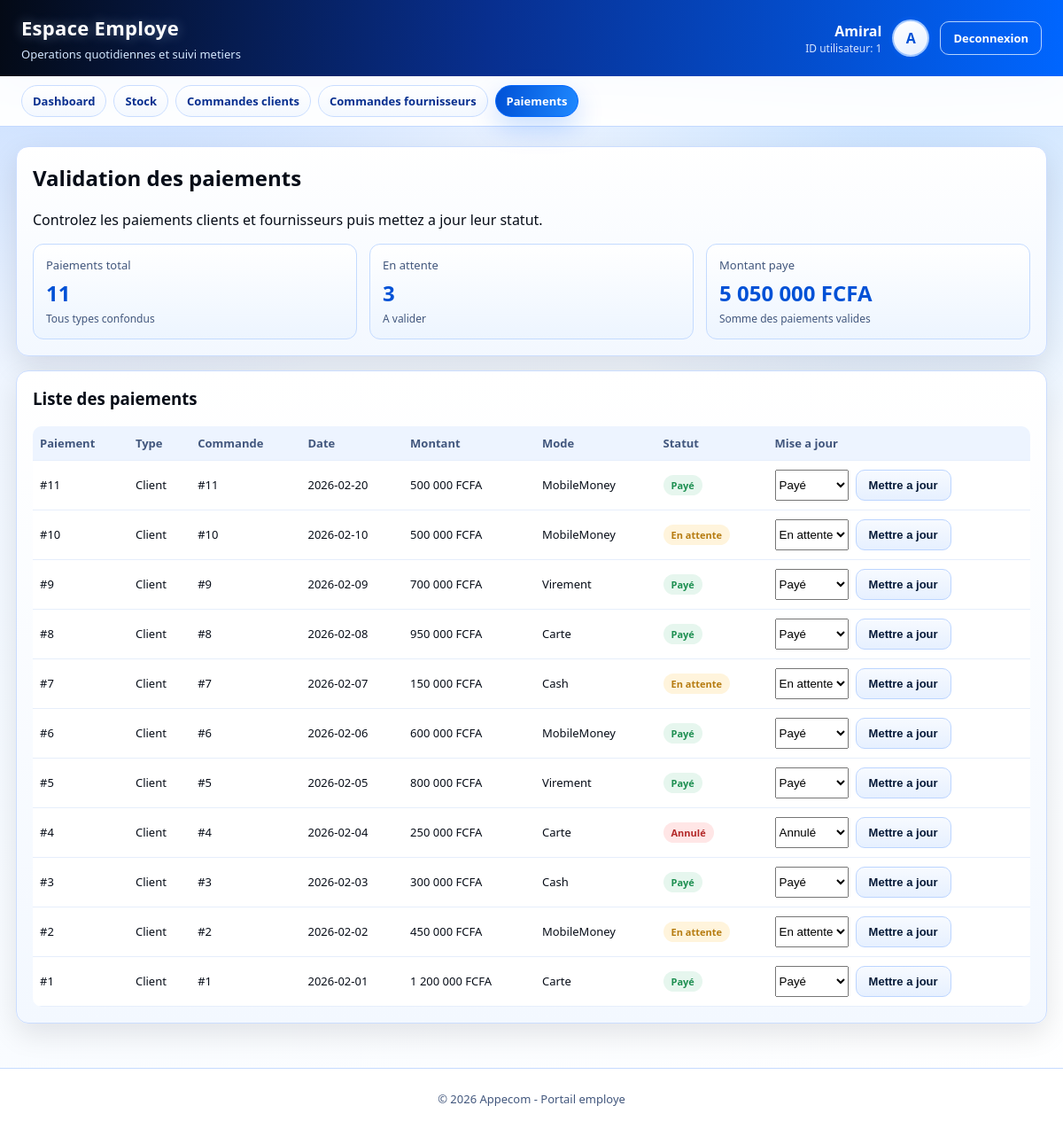
Page /employe/paiements.php (signed in) on the committed database.
### tables this page shows
CREATE TABLE IF NOT EXISTS `paiement` (
  `id_paiement` int NOT NULL AUTO_INCREMENT,
  `type` enum('Client','Fournisseur') NOT NULL,
  `id_commande` int DEFAULT NULL,
  `montant` decimal(10,2) NOT NULL,
  `mode` enum('Cash','Carte','MobileMoney','Virement') DEFAULT NULL,
  `date_paiement` date NOT NULL,
  `statut` enum('Payé','En attente','Annulé') DEFAULT 'En attente',
  PRIMARY KEY (`id_paiement`)
);

### employe/_layout.php (called while the page is built, shortened)
<?php
function employe_h($value)
{
    return htmlspecialchars((string) $value, ENT_QUOTES, 'UTF-8');
}
function employe_status_class($value)
{
    $status = strtolower(trim((string) $value));
    if (strpos($status, 'valid') === 0 || strpos($status, 'liv') === 0 || strpos($status, 'rec') === 0 || strpos($status, 'pay') === 0) {
        return 'badge success';
    }
    if (strpos($status, 'attente') !== false) {
        return 'badge warning';
    }
    if (strpos($status, 'annul') === 0 || strpos($status, 'rej') === 0) {
        return 'badge danger';
    }
    return 'badge info';
}
function employe_status_text($value)
{
    $status = trim((string) $value);
    return $status === '' ? '-' : $status;
}
function employe_enum_values(mysqli $db, string $table, string $column): array
{
    $tableSafe = preg_replace('/[^A-Za-z0-9_]/', '', $table);
    $columnSafe = preg_replace('/[^A-Za-z0-9_]/', '', $column);
    $sql = "SHOW COLUMNS FROM `$tableSafe` LIKE ?";
    $stmt = $db->prepare($sql);
    $stmt->bind_param('s', $columnSafe);
    if (!$stmt->execute()) {
        $stmt->close();
        return [];
    }
    $result = $stmt->get_result();
    $row = $result->fetch_assoc();
    $type = (string) $row['Type'];
    preg_match_all("/'((?:[^'\\\\]|\\\\.)*)'/", $type, $matches);
    return array_map(static function ($raw) {
        return stripcslashes((string) $raw);
    }, $matches[1]);
}

### employe/paiements.php (the view, shortened to what this page needs)
<?php
require __DIR__ . '/_layout.php';
$statusOptions = [];
if ($employeDb instanceof mysqli) {
    $statusOptions = employe_enum_values($employeDb, 'Paiement', 'statut');
}
$payments = [];
if ($employeDb instanceof mysqli) {
    $result = $employeDb->query('SELECT id_paiement, type, id_commande, montant, mode, date_paiement, statut FROM Paiement ORDER BY date_paiement DESC, id_paiement DESC');
    if ($result) {
        while ($row = $result->fetch_assoc()) {
            $payments[] = $row;
        }
    }
}
$totalPayments = count($payments);
$pendingPayments = 0;
$totalAmount = 0.0;
foreach ($payments as $payment) {
    $status = strtolower((string) $payment['statut']);
    if (strpos($status, 'attente') !== false) {
        $pendingPayments++;
    }
    if (strpos($status, 'pay') === 0) {
        $totalAmount += (float) $payment['montant'];
    }
}
include __DIR__ . '/_header.php';
?>
<section class="panel">
  <h2>Validation des paiements</h2>
  <p class="muted">Controlez les paiements clients et fournisseurs puis mettez a jour leur statut.</p>
  <div class="grid-3" style="margin-top:12px;">
    <article class="stat">
      <div class="label">Paiements total</div>
      <div class="value"><?php echo $totalPayments; ?></div>
      <div class="sub">Tous types confondus</div>
    </article>
    <article class="stat">
      <div class="label">En attente</div>
      <div class="value"><?php echo $pendingPayments; ?></div>
      <div class="sub">A valider</div>
    </article>
    <article class="stat">
      <div class="label">Montant paye</div>
      <div class="value"><?php echo number_format($totalAmount, 0, ',', ' '); ?> FCFA</div>
      <div class="sub">Somme des paiements valides</div>
    </article>
  </div>
</section>
<section class="panel">
  <h3>Liste des paiements</h3>
  <?php if (!empty($payments)): ?>
    <div class="table-wrap">
      <table>
        <thead>
          <tr>
            <th>Paiement</th>
            <th>Type</th>
            <th>Commande</th>
            <th>Date</th>
            <th>Montant</th>
            <th>Mode</th>
            <th>Statut</th>
            <th>Mise a jour</th>
          </tr>
        </thead>
        <tbody>
          <?php foreach ($payments as $payment): ?>
            <tr>
              <td>#<?php echo (int) $payment['id_paiement']; ?></td>
              <td><?php echo employe_h($payment['type']); ?></td>
              <td>#<?php echo (int) $payment['id_commande']; ?></td>
              <td><?php echo employe_h($payment['date_paiement']); ?></td>
              <td><?php echo number_format((float) $payment['montant'], 0, ',', ' '); ?> FCFA</td>
              <td><?php echo employe_h($payment['mode']); ?></td>
              <td><span class="<?php echo employe_status_class($payment['statut']); ?>"><?php echo employe_h(employe_status_text($payment['statut'])); ?></span></td>
              <td>
                <form method="post" class="actions-row">
                  <select name="new_status" required>
                    <?php foreach ($statusOptions as $statusOption): ?>
                      <option value="<?php echo employe_h($statusOption); ?>" <?php echo ((string) $payment['statut'] === (string) $statusOption) ? 'selected' : ''; ?>>
                        <?php echo employe_h($statusOption); ?>
                      </option>
                    <?php endforeach; ?>
                  </select>
                  <button type="submit" class="btn btn-secondary">Mettre a jour</button>
                </form>
              </td>
            </tr>
          <?php endforeach; ?>
        </tbody>
      </table>
    </div>
  <?php else: ?>
    <div class="empty-state">Aucun paiement enregistre.</div>
  <?php endif; ?>
</section>
<?php include __DIR__ . '/_footer.php'; ?>

### employe/employe-theme.css (style rules this page uses)
:root { --white: #ffffff; --blue-50: #eaf2ff; --blue-100: #d7e6ff; --blue-200: #bfd7ff; --blue-400: #4ba0ff; --blue-500: #1f88ff; --blue-600: #0066ff; --blue-700: #0051d6; --blue-800: #082f8f; --blue-900: #051937; --black: #070d18; --slate: #42577d; --border: #cbddff; --success: #1d8f51; --warning: #b67c11; --danger: #b32929; --info: #1a57b8; --shadow: 0 12px 32px rgba(7, 13, 24, 0.1); --blue-glow: 0 12px 30px rgba(0, 102, 255, 0.22); --radius: 14px; }
* { box-sizing: border-box; }
body { margin: 0; font-family: 'Segoe UI', Tahoma, Arial, sans-serif; color: var(--black); background: radial-gradient(circle at 12% -12%, rgba(0, 102, 255, 0.24), transparent 34%), radial-gradient(circle at 86% 4%, rgba(31, 136, 255, 0.22), transparent 30%), linear-gradient(160deg, var(--blue-50), #f4f9ff 45%, var(--white)); }
.panel { background: linear-gradient(180deg, #ffffff, #f3f8ff); border: 1px solid var(--border); border-radius: var(--radius); box-shadow: var(--shadow); padding: 18px; }
.panel h2, .panel h3 { margin-top: 0; }
.grid-3 { display: grid; grid-template-columns: repeat(3, minmax(0, 1fr)); gap: 14px; }
.stat { border: 1px solid #c4dbff; border-radius: 12px; padding: 14px; background: linear-gradient(180deg, #ffffff, #edf5ff); transition: transform 0.16s ease, box-shadow 0.16s ease, border-color 0.16s ease; }
.stat .label { color: var(--slate); font-size: 13px; }
.stat .value { margin-top: 6px; font-size: 24px; font-weight: 700; color: var(--blue-700); }
.stat .sub { margin-top: 4px; color: var(--slate); font-size: 12px; }
.table-wrap { overflow-x: auto; }
table { width: 100%; border-collapse: collapse; font-size: 13px; background: #ffffff; border-radius: 10px; overflow: hidden; }
th, td { border-bottom: 1px solid #e6eefb; padding: 10px 8px; text-align: left; vertical-align: middle; }
th { color: var(--slate); font-weight: 600; background: #edf4ff; }
.badge { display: inline-block; border-radius: 999px; padding: 4px 9px; font-size: 11px; font-weight: 700; }
.badge.success { color: var(--success); background: #e6f6ee; }
.badge.warning { color: var(--warning); background: #fff4dc; }
.badge.danger { color: var(--danger); background: #ffe6e6; }
.btn { display: inline-block; border: 1px solid var(--blue-600); background: linear-gradient(100deg, var(--blue-700), var(--blue-500)); color: var(--white); text-decoration: none; padding: 9px 14px; border-radius: 10px; font-size: 13px; font-weight: 600; cursor: pointer; transition: transform 0.16s ease, box-shadow 0.16s ease, filter 0.16s ease; }
.btn-secondary { background: linear-gradient(180deg, #f7faff, #e6f0ff); border-color: #bcd5ff; color: var(--blue-900); }
.actions-row { display: flex; gap: 8px; flex-wrap: wrap; }

### rows in the picture
paiement: id_paiement "11", type "Client", id_commande "11", date_paiement "2026-02-20", montant "500 000", mode "MobileMoney", statut "Payé", new_status "Payé"
paiement: id_paiement "10", type "Client", id_commande "10", date_paiement "2026-02-10", montant "500 000", mode "MobileMoney", statut "En attente", new_status "En attente"
paiement: id_paiement "9", type "Client", id_commande "9", date_paiement "2026-02-09", montant "700 000", mode "Virement", statut "Payé", new_status "Payé"
paiement: id_paiement "8", type "Client", id_commande "8", date_paiement "2026-02-08", montant "950 000", mode "Carte", statut "Payé", new_status "Payé"
paiement: id_paiement "7", type "Client", id_commande "7", date_paiement "2026-02-07", montant "150 000", mode "Cash", statut "En attente", new_status "En attente"
paiement: id_paiement "6", type "Client", id_commande "6", date_paiement "2026-02-06", montant "600 000", mode "MobileMoney", statut "Payé", new_status "Payé"
paiement: id_paiement "5", type "Client", id_commande "5", date_paiement "2026-02-05", montant "800 000", mode "Virement", statut "Payé", new_status "Payé"
paiement: id_paiement "4", type "Client", id_commande "4", date_paiement "2026-02-04", montant "250 000", mode "Carte", statut "Annulé", new_status "Annulé"
paiement: id_paiement "3", type "Client", id_commande "3", date_paiement "2026-02-03", montant "300 000", mode "Cash", statut "Payé", new_status "Payé"
paiement: id_paiement "2", type "Client", id_commande "2", date_paiement "2026-02-02", montant "450 000", mode "MobileMoney", statut "En attente", new_status "En attente"
paiement: id_paiement "1", type "Client", id_commande "1", date_paiement "2026-02-01", montant "1 200 000", mode "Carte", statut "Payé", new_status "Payé"

### other values in the picture
employe_h($employeName) "Amiral"
$employeId "1"
employe_h($initials) "A"
employe_h($item['label']) "Dashboard"
employe_h($item['label']) "Stock"
employe_h($item['label']) "Commandes clients"
employe_h($item['label']) "Commandes fournisseurs"
employe_h($item['label']) "Paiements"
$totalPayments "11"
$pendingPayments "3"
$totalAmount "5 050 000"
